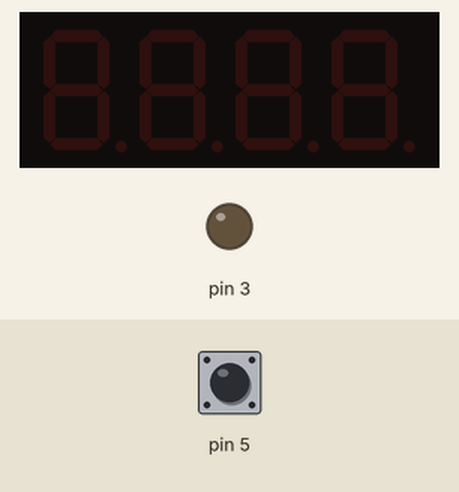
A sketch run on a simulated Arduino Uno, built with avr-gcc and run on an emulated ATmega328P. Shown: 4-digit seven-segment display, output pins drawn as LEDs (lit = HIGH). The test bench sets the inputs (shaded band); at power-on: pin 5 HIGH.

Above: at 1.2 s.
1.3 s: pin 5 pulsed LOW 2 times (0.12 s each, 0.3 s apart)
At 1.57 s:
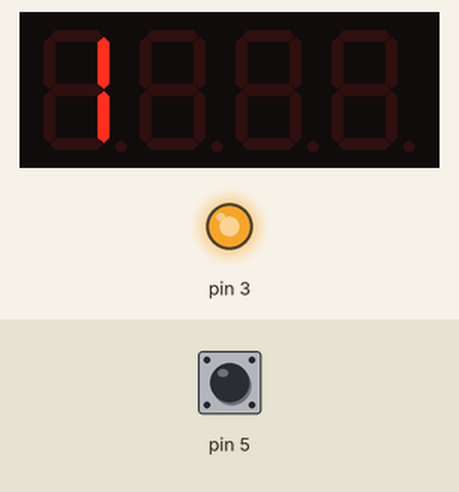
At 3.4 s:
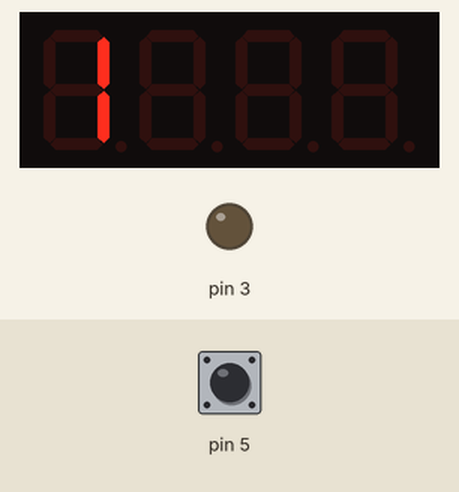
Timing chart, 0 to 4.9 s (numbered marks = the images above; inputs shaded):
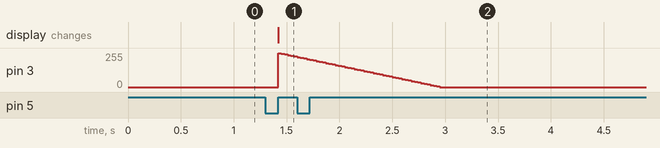

The sketch:

Button_water_lamp.ino
```cpp
/*
5 is the button
4 is the light
SCL and SDA are four digit nixie tube 1650 interface
*/


#include <Wire.h>
#include <TM1650.h>

volatile int a;
volatile int b;
TM1650 tm_4display;

void setup(){
  a = 0;
  b = 0;
  pinMode(5, INPUT);
  Wire.begin();
  tm_4display.init();
}

void loop(){
  if (digitalRead(5) == 0) {
    while (digitalRead(5) == 0) {
    }
    a++;
    tm_4display.displayString(String(a));
    if ((long) (a) % (long) (2) == 0) {
      for (int b = 0; b <= 255; b = b + (5)) {
        analogWrite(3,b);
        delay(30);
      }

    } else {
      for (int b = 255; b >= 0; b = b + (-5)) {
        analogWrite(3,b);
        delay(30);
      }

    }

  }

}
```

Measured:
- after the input at 1.3 s, the display: changes after 0.12 s (image 1)
